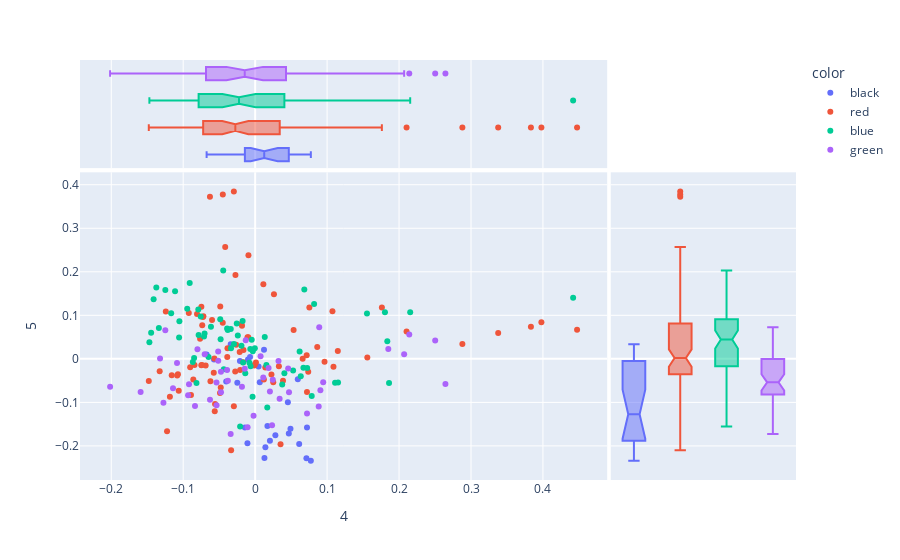

Write notebook code for a chart like this one.
### Code cell
px.scatter(DCM, 4, 5, 
           color=DOC['cover color'], 
           hover_name=DOC.file, 
           marginal_x='box', marginal_y='box', height=1000)

### Figure 1 — Plotly figure (JSON) as saved in the notebook; plotly's stock layout.template omitted (floating-point values rounded to 4 significant figures)
{"data": [{"hovertemplate": "<b>%{hovertext}</b><br><br>color=black<br>4=%{x}<br>5=%{y}<extra></extra>", "hovertext": ["Collins_HungerGames", "Collins_HungerGames", "Collins_HungerGames", "Collins_HungerGames", "Collins_HungerGames", "Collins_HungerGames", "Collins_HungerGames", "Collins_HungerGames", "Collins_HungerGames", "Collins_HungerGames", "Collins_HungerGames", "Collins_HungerGames", "Collins_HungerGames", "Collins_HungerGames", "Collins_HungerGames", "Collins_HungerGames", "Collins_HungerGames", "Collins_HungerGames", "Collins_HungerGames", "Collins_HungerGames", "Collins_HungerGames", "Collins_HungerGames", "Collins_HungerGames", "Collins_HungerGames", "Collins_HungerGames", "Collins_HungerGames"], "legendgroup": "black", "marker": {"color": "#636efa", "symbol": "circle"}, "mode": "markers", "name": "black", "orientation": "v", "showlegend": true, "type": "scatter", "x": [0.006453, -0.02479, -0.009918, 0.05927, -0.03396, 0.004731, -0.02117, -0.04025, -0.06746, 0.01232, 0.07209, 0.02053, 0.02811, 0.04677, 0.01423, 0.07741, 0.07127, 0.04909, 0.01293, -0.01071, -0.01428, 0.01706, 0.0612, 0.04547, -0.05723, -0.007096], "xaxis": "x", "y": [-0.0536, -0.05495, -0.00128, -0.04691, 0.03355, -0.01754, -0.005076, -0.05207, 0.01003, 0.02073, -0.1579, -0.1882, -0.1758, -0.1713, -0.2034, -0.2344, -0.2284, -0.1608, -0.2276, -0.1937, -0.1578, -0.1544, -0.1956, -0.09991, -0.001446, 0.004508], "yaxis": "y"}, {"alignmentgroup": "True", "hovertemplate": "<b>%{hovertext}</b><br><br>color=black<br>4=%{x}<extra></extra>", "hovertext": ["Collins_HungerGames", "Collins_HungerGames", "Collins_HungerGames", "Collins_HungerGames", "Collins_HungerGames", "Collins_HungerGames", "Collins_HungerGames", "Collins_HungerGames", "Collins_HungerGames", "Collins_HungerGames", "Collins_HungerGames", "Collins_HungerGames", "Collins_HungerGames", "Collins_HungerGames", "Collins_HungerGames", "Collins_HungerGames", "Collins_HungerGames", "Collins_HungerGames", "Collins_HungerGames", "Collins_HungerGames", "Collins_HungerGames", "Collins_HungerGames", "Collins_HungerGames", "Collins_HungerGames", "Collins_HungerGames", "Collins_HungerGames"], "legendgroup": "black", "marker": {"color": "#636efa", "symbol": "circle"}, "name": "black", "notched": true, "offsetgroup": "black", "showlegend": false, "type": "box", "x": [0.006453, -0.02479, -0.009918, 0.05927, -0.03396, 0.004731, -0.02117, -0.04025, -0.06746, 0.01232, 0.07209, 0.02053, 0.02811, 0.04677, 0.01423, 0.07741, 0.07127, 0.04909, 0.01293, -0.01071, -0.01428, 0.01706, 0.0612, 0.04547, -0.05723, -0.007096], "xaxis": "x3", "yaxis": "y3"}, {"alignmentgroup": "True", "hovertemplate": "<b>%{hovertext}</b><br><br>color=black<br>5=%{y}<extra></extra>", "hovertext": ["Collins_HungerGames", "Collins_HungerGames", "Collins_HungerGames", "Collins_HungerGames", "Collins_HungerGames", "Collins_HungerGames", "Collins_HungerGames", "Collins_HungerGames", "Collins_HungerGames", "Collins_HungerGames", "Collins_HungerGames", "Collins_HungerGames", "Collins_HungerGames", "Collins_HungerGames", "Collins_HungerGames", "Collins_HungerGames", "Collins_HungerGames", "Collins_HungerGames", "Collins_HungerGames", "Collins_HungerGames", "Collins_HungerGames", "Collins_HungerGames", "Collins_HungerGames", "Collins_HungerGames", "Collins_HungerGames", "Collins_HungerGames"], "legendgroup": "black", "marker": {"color": "#636efa", "symbol": "circle"}, "name": "black", "notched": true, "offsetgroup": "black", "showlegend": false, "type": "box", "xaxis": "x2", "y": [-0.0536, -0.05495, -0.00128, -0.04691, 0.03355, -0.01754, -0.005076, -0.05207, 0.01003, 0.02073, -0.1579, -0.1882, -0.1758, -0.1713, -0.2034, -0.2344, -0.2284, -0.1608, -0.2276, -0.1937, -0.1578, -0.1544, -0.1956, -0.09991, -0.001446, 0.004508], "yaxis": "y2"}, {"hovertemplate": "<b>%{hovertext}</b><br><br>color=red<br>4=%{x}<br>5=%{y}<extra></extra>", "hovertext": ["Collins_CatchingFire", "Collins_CatchingFire", "Collins_CatchingFire", "Collins_CatchingFire", "Collins_CatchingFire", "Collins_CatchingFire", "Collins_CatchingFire", "Collins_CatchingFire", "Collins_CatchingFire", "Collins_CatchingFire", "Collins_CatchingFire", "Collins_CatchingFire", "Collins_CatchingFire", "Collins_CatchingFire", "Collins_CatchingFire", "Collins_CatchingFire", "Collins_CatchingFire", "Collins_CatchingFire", "Collins_CatchingFire", "Collins_CatchingFire", "Collins_CatchingFire", "Collins_CatchingFire", "Collins_CatchingFire", "Collins_CatchingFire", "Collins_CatchingFire", "Collins_CatchingFire", "Collins_CatchingFire", "Roth_Allegiant", "Roth_Allegiant", "Roth_Allegiant", "Roth_Allegiant", "Roth_Allegiant", "Roth_Allegiant", "Roth_Allegiant", "Roth_Allegiant", "Roth_Allegiant", "Roth_Allegiant", "Roth_Allegiant", "Roth_Allegiant", "Roth_Allegiant", "Roth_Allegiant", "Roth_Allegiant", "Roth_Allegiant", "Roth_Allegiant", "Roth_Allegiant", "Roth_Allegiant", "Roth_Allegiant", "Roth_Allegiant", "Roth_Allegiant", "Roth_Allegiant", "Roth_Allegiant", "Roth_Allegiant", "Roth_Allegiant", "Roth_Allegiant", "Roth_Allegiant", "Roth_Allegiant", "Roth_Allegiant", "Roth_Allegiant", "Roth_Allegiant", "Roth_Allegiant", "Roth_Allegiant", "Roth_Allegiant", "Roth_Allegiant", "Roth_Allegiant", "Roth_Allegiant", "Roth_Allegiant", "Roth_Allegiant", "Roth_Allegiant", "Roth_Allegiant", "Roth_Allegiant", "Roth_Allegiant", "Roth_Allegiant", "Roth_Allegiant", "Roth_Allegiant", "Roth_Allegiant", "Roth_Allegiant", "Roth_Allegiant", "Roth_Allegiant", "Roth_Allegiant", "Roth_Allegiant", "Roth_Allegiant", "Roth_Allegiant", "Roth_Allegiant", "Roth_Allegiant"], "legendgroup": "red", "marker": {"color": "#EF553B", "symbol": "circle"}, "mode": "markers", "name": "red", "orientation": "v", "showlegend": true, "type": "scatter", "x": [0.001121, -0.03875, -0.01827, 0.1074, 0.05346, -0.01917, -0.0005284, -0.02087, 0.02516, 0.07202, 0.07378, -0.009597, -0.01622, -0.02642, -0.05991, -0.07474, -0.07259, -0.04504, 0.02613, 0.01141, -0.02737, -0.06281, -0.0296, -0.0416, -0.04493, -0.00932, -0.07653, 0.01215, -0.08918, -0.04882, -0.02147, -0.01665, 0.03301, 0.07162, 0.1149, -0.07478, 0.08632, 0.3378, 0.1559, 0.3833, 0.3979, -0.04851, -0.08426, -0.07354, -0.1242, 0.07534, -0.01064, -0.09222, -0.07191, 0.1761, -0.08078, -0.1159, -0.05572, -0.03339, -0.04781, -0.1083, -0.09031, 0.06604, -0.0277, -0.1327, 0.288, 0.09646, -0.03845, -0.06877, -0.1073, -0.1062, -0.07399, -0.1478, -0.05753, -0.05668, 0.4474, -0.1185, -0.02958, 0.03529, 0.03872, -0.05615, -0.1225, 0.02263, -0.001312, 0.01415, -0.06211, -0.08593, 0.1089, 0.2105], "xaxis": "x", "y": [-0.00813, 0.004346, 0.07594, 0.1096, 0.06658, 0.07995, -0.01376, -0.02588, -0.05369, -0.07635, -0.02959, 0.04985, 0.0203, 0.03259, 0.08905, 0.1199, 0.09594, 0.08267, 0.1482, 0.1715, 0.1929, 0.3727, 0.3846, 0.2567, 0.3778, 0.2382, 0.04607, -0.04754, -0.08308, -0.0786, 0.01561, -0.008007, -0.01722, 0.00845, 0.01798, -0.01445, 0.02742, 0.05929, 0.002989, 0.07399, 0.08405, 0.1201, -0.01431, 0.07693, 0.109, 0.1181, 0.04954, 0.1053, 0.0978, 0.1182, 0.103, -0.03786, -0.1039, -0.2099, -0.06593, -0.03807, -0.01951, 0.0001528, -0.0293, -0.02859, 0.03395, -0.006753, 0.0246, -0.01552, -0.03519, -0.07333, -0.01398, -0.05107, -0.03197, 0.0006285, 0.06677, -0.08702, -0.1089, -0.196, -0.05024, -0.1203, -0.1666, -0.03606, -0.01532, -0.01967, -0.05137, -0.0476, -0.01799, 0.06311], "yaxis": "y"}, {"alignmentgroup": "True", "hovertemplate": "<b>%{hovertext}</b><br><br>color=red<br>4=%{x}<extra></extra>", "hovertext": ["Collins_CatchingFire", "Collins_CatchingFire", "Collins_CatchingFire", "Collins_CatchingFire", "Collins_CatchingFire", "Collins_CatchingFire", "Collins_CatchingFire", "Collins_CatchingFire", "Collins_CatchingFire", "Collins_CatchingFire", "Collins_CatchingFire", "Collins_CatchingFire", "Collins_CatchingFire", "Collins_CatchingFire", "Collins_CatchingFire", "Collins_CatchingFire", "Collins_CatchingFire", "Collins_CatchingFire", "Collins_CatchingFire", "Collins_CatchingFire", "Collins_CatchingFire", "Collins_CatchingFire", "Collins_CatchingFire", "Collins_CatchingFire", "Collins_CatchingFire", "Collins_CatchingFire", "Collins_CatchingFire", "Roth_Allegiant", "Roth_Allegiant", "Roth_Allegiant", "Roth_Allegiant", "Roth_Allegiant", "Roth_Allegiant", "Roth_Allegiant", "Roth_Allegiant", "Roth_Allegiant", "Roth_Allegiant", "Roth_Allegiant", "Roth_Allegiant", "Roth_Allegiant", "Roth_Allegiant", "Roth_Allegiant", "Roth_Allegiant", "Roth_Allegiant", "Roth_Allegiant", "Roth_Allegiant", "Roth_Allegiant", "Roth_Allegiant", "Roth_Allegiant", "Roth_Allegiant", "Roth_Allegiant", "Roth_Allegiant", "Roth_Allegiant", "Roth_Allegiant", "Roth_Allegiant", "Roth_Allegiant", "Roth_Allegiant", "Roth_Allegiant", "Roth_Allegiant", "Roth_Allegiant", "Roth_Allegiant", "Roth_Allegiant", "Roth_Allegiant", "Roth_Allegiant", "Roth_Allegiant", "Roth_Allegiant", "Roth_Allegiant", "Roth_Allegiant", "Roth_Allegiant", "Roth_Allegiant", "Roth_Allegiant", "Roth_Allegiant", "Roth_Allegiant", "Roth_Allegiant", "Roth_Allegiant", "Roth_Allegiant", "Roth_Allegiant", "Roth_Allegiant", "Roth_Allegiant", "Roth_Allegiant", "Roth_Allegiant", "Roth_Allegiant", "Roth_Allegiant", "Roth_Allegiant"], "legendgroup": "red", "marker": {"color": "#EF553B", "symbol": "circle"}, "name": "red", "notched": true, "offsetgroup": "red", "showlegend": false, "type": "box", "x": [0.001121, -0.03875, -0.01827, 0.1074, 0.05346, -0.01917, -0.0005284, -0.02087, 0.02516, 0.07202, 0.07378, -0.009597, -0.01622, -0.02642, -0.05991, -0.07474, -0.07259, -0.04504, 0.02613, 0.01141, -0.02737, -0.06281, -0.0296, -0.0416, -0.04493, -0.00932, -0.07653, 0.01215, -0.08918, -0.04882, -0.02147, -0.01665, 0.03301, 0.07162, 0.1149, -0.07478, 0.08632, 0.3378, 0.1559, 0.3833, 0.3979, -0.04851, -0.08426, -0.07354, -0.1242, 0.07534, -0.01064, -0.09222, -0.07191, 0.1761, -0.08078, -0.1159, -0.05572, -0.03339, -0.04781, -0.1083, -0.09031, 0.06604, -0.0277, -0.1327, 0.288, 0.09646, -0.03845, -0.06877, -0.1073, -0.1062, -0.07399, -0.1478, -0.05753, -0.05668, 0.4474, -0.1185, -0.02958, 0.03529, 0.03872, -0.05615, -0.1225, 0.02263, -0.001312, 0.01415, -0.06211, -0.08593, 0.1089, 0.2105], "xaxis": "x3", "yaxis": "y3"}, {"alignmentgroup": "True", "hovertemplate": "<b>%{hovertext}</b><br><br>color=red<br>5=%{y}<extra></extra>", "hovertext": ["Collins_CatchingFire", "Collins_CatchingFire", "Collins_CatchingFire", "Collins_CatchingFire", "Collins_CatchingFire", "Collins_CatchingFire", "Collins_CatchingFire", "Collins_CatchingFire", "Collins_CatchingFire", "Collins_CatchingFire", "Collins_CatchingFire", "Collins_CatchingFire", "Collins_CatchingFire", "Collins_CatchingFire", "Collins_CatchingFire", "Collins_CatchingFire", "Collins_CatchingFire", "Collins_CatchingFire", "Collins_CatchingFire", "Collins_CatchingFire", "Collins_CatchingFire", "Collins_CatchingFire", "Collins_CatchingFire", "Collins_CatchingFire", "Collins_CatchingFire", "Collins_CatchingFire", "Collins_CatchingFire", "Roth_Allegiant", "Roth_Allegiant", "Roth_Allegiant", "Roth_Allegiant", "Roth_Allegiant", "Roth_Allegiant", "Roth_Allegiant", "Roth_Allegiant", "Roth_Allegiant", "Roth_Allegiant", "Roth_Allegiant", "Roth_Allegiant", "Roth_Allegiant", "Roth_Allegiant", "Roth_Allegiant", "Roth_Allegiant", "Roth_Allegiant", "Roth_Allegiant", "Roth_Allegiant", "Roth_Allegiant", "Roth_Allegiant", "Roth_Allegiant", "Roth_Allegiant", "Roth_Allegiant", "Roth_Allegiant", "Roth_Allegiant", "Roth_Allegiant", "Roth_Allegiant", "Roth_Allegiant", "Roth_Allegiant", "Roth_Allegiant", "Roth_Allegiant", "Roth_Allegiant", "Roth_Allegiant", "Roth_Allegiant", "Roth_Allegiant", "Roth_Allegiant", "Roth_Allegiant", "Roth_Allegiant", "Roth_Allegiant", "Roth_Allegiant", "Roth_Allegiant", "Roth_Allegiant", "Roth_Allegiant", "Roth_Allegiant", "Roth_Allegiant", "Roth_Allegiant", "Roth_Allegiant", "Roth_Allegiant", "Roth_Allegiant", "Roth_Allegiant", "Roth_Allegiant", "Roth_Allegiant", "Roth_Allegiant", "Roth_Allegiant", "Roth_Allegiant", "Roth_Allegiant"], "legendgroup": "red", "marker": {"color": "#EF553B", "symbol": "circle"}, "name": "red", "notched": true, "offsetgroup": "red", "showlegend": false, "type": "box", "xaxis": "x2", "y": [-0.00813, 0.004346, 0.07594, 0.1096, 0.06658, 0.07995, -0.01376, -0.02588, -0.05369, -0.07635, -0.02959, 0.04985, 0.0203, 0.03259, 0.08905, 0.1199, 0.09594, 0.08267, 0.1482, 0.1715, 0.1929, 0.3727, 0.3846, 0.2567, 0.3778, 0.2382, 0.04607, -0.04754, -0.08308, -0.0786, 0.01561, -0.008007, -0.01722, 0.00845, 0.01798, -0.01445, 0.02742, 0.05929, 0.002989, 0.07399, 0.08405, 0.1201, -0.01431, 0.07693, 0.109, 0.1181, 0.04954, 0.1053, 0.0978, 0.1182, 0.103, -0.03786, -0.1039, -0.2099, -0.06593, -0.03807, -0.01951, 0.0001528, -0.0293, -0.02859, 0.03395, -0.006753, 0.0246, -0.01552, -0.03519, -0.07333, -0.01398, -0.05107, -0.03197, 0.0006285, 0.06677, -0.08702, -0.1089, -0.196, -0.05024, -0.1203, -0.1666, -0.03606, -0.01532, -0.01967, -0.05137, -0.0476, -0.01799, 0.06311], "yaxis": "y2"}, {"hovertemplate": "<b>%{hovertext}</b><br><br>color=blue<br>4=%{x}<br>5=%{y}<extra></extra>", "hovertext": ["Collins_Mockingjay", "Collins_Mockingjay", "Collins_Mockingjay", "Collins_Mockingjay", "Collins_Mockingjay", "Collins_Mockingjay", "Collins_Mockingjay", "Collins_Mockingjay", "Collins_Mockingjay", "Collins_Mockingjay", "Collins_Mockingjay", "Collins_Mockingjay", "Collins_Mockingjay", "Collins_Mockingjay", "Collins_Mockingjay", "Collins_Mockingjay", "Collins_Mockingjay", "Collins_Mockingjay", "Collins_Mockingjay", "Collins_Mockingjay", "Collins_Mockingjay", "Collins_Mockingjay", "Collins_Mockingjay", "Collins_Mockingjay", "Collins_Mockingjay", "Collins_Mockingjay", "Collins_Mockingjay", "Roth_Divergent", "Roth_Divergent", "Roth_Divergent", "Roth_Divergent", "Roth_Divergent", "Roth_Divergent", "Roth_Divergent", "Roth_Divergent", "Roth_Divergent", "Roth_Divergent", "Roth_Divergent", "Roth_Divergent", "Roth_Divergent", "Roth_Divergent", "Roth_Divergent", "Roth_Divergent", "Roth_Divergent", "Roth_Divergent", "Roth_Divergent", "Roth_Divergent", "Roth_Divergent", "Roth_Divergent", "Roth_Divergent", "Roth_Divergent", "Roth_Divergent", "Roth_Divergent", "Roth_Divergent", "Roth_Divergent", "Roth_Divergent", "Roth_Divergent", "Roth_Divergent", "Roth_Divergent", "Roth_Divergent", "Roth_Divergent", "Roth_Divergent", "Roth_Divergent", "Roth_Divergent", "Roth_Divergent", "Roth_Divergent"], "legendgroup": "blue", "marker": {"color": "#00cc96", "symbol": "circle"}, "mode": "markers", "name": "blue", "orientation": "v", "showlegend": true, "type": "scatter", "x": [0.01564, -0.02553, -0.01902, -0.006757, -0.02944, 0.01336, 0.06708, -0.03353, -0.006354, -0.0004432, -0.004782, -0.02407, -0.08665, -0.01683, 0.06342, -0.06142, -0.03386, 0.07233, 0.03761, 0.1111, 0.05275, 0.07863, 0.04064, 0.1152, -0.01372, -0.007904, -0.00328, 0.08197, -0.03805, -0.048, -0.04854, -0.01744, 0.2155, -0.04437, -0.03895, -0.07857, -0.1053, 0.4419, 0.1554, -0.07105, -0.06475, -0.1113, -0.1248, 0.1804, -0.1445, -0.07899, -0.147, -0.07565, -0.08484, -0.1374, -0.1057, -0.0703, -0.1167, -0.09439, 0.06832, -0.09095, -0.04354, -0.1338, -0.1411, 0.1837, -0.08155, -0.003566, 0.01685, 0.1861, -0.02087, 0.06183], "xaxis": "x", "y": [-0.01435, 0.08098, 0.03027, 0.02266, 0.03422, 0.05019, -0.02024, 0.0246, -0.01674, 0.02414, 0.04375, 0.05344, -0.007264, -0.008296, -0.03982, 0.07349, 0.06837, -0.02076, -0.0589, -0.05488, -0.02672, -0.08561, -0.03285, -0.05462, -0.03318, -0.008789, 0.01738, 0.126, 0.06643, 0.04522, 0.09092, 0.08703, 0.107, 0.2033, 0.06993, 0.05462, 0.08624, 0.1405, 0.1039, 0.05162, 0.004501, 0.1552, 0.1584, 0.1071, 0.06002, 0.1136, 0.03818, 0.09758, 0.001797, 0.164, 0.04901, 0.05823, 0.1051, 0.1151, 0.1596, 0.1741, -0.02385, 0.07117, 0.137, 0.04036, -0.05535, -0.08712, -0.1119, -0.0556, -0.1553, 0.01711], "yaxis": "y"}, {"alignmentgroup": "True", "hovertemplate": "<b>%{hovertext}</b><br><br>color=blue<br>4=%{x}<extra></extra>", "hovertext": ["Collins_Mockingjay", "Collins_Mockingjay", "Collins_Mockingjay", "Collins_Mockingjay", "Collins_Mockingjay", "Collins_Mockingjay", "Collins_Mockingjay", "Collins_Mockingjay", "Collins_Mockingjay", "Collins_Mockingjay", "Collins_Mockingjay", "Collins_Mockingjay", "Collins_Mockingjay", "Collins_Mockingjay", "Collins_Mockingjay", "Collins_Mockingjay", "Collins_Mockingjay", "Collins_Mockingjay", "Collins_Mockingjay", "Collins_Mockingjay", "Collins_Mockingjay", "Collins_Mockingjay", "Collins_Mockingjay", "Collins_Mockingjay", "Collins_Mockingjay", "Collins_Mockingjay", "Collins_Mockingjay", "Roth_Divergent", "Roth_Divergent", "Roth_Divergent", "Roth_Divergent", "Roth_Divergent", "Roth_Divergent", "Roth_Divergent", "Roth_Divergent", "Roth_Divergent", "Roth_Divergent", "Roth_Divergent", "Roth_Divergent", "Roth_Divergent", "Roth_Divergent", "Roth_Divergent", "Roth_Divergent", "Roth_Divergent", "Roth_Divergent", "Roth_Divergent", "Roth_Divergent", "Roth_Divergent", "Roth_Divergent", "Roth_Divergent", "Roth_Divergent", "Roth_Divergent", "Roth_Divergent", "Roth_Divergent", "Roth_Divergent", "Roth_Divergent", "Roth_Divergent", "Roth_Divergent", "Roth_Divergent", "Roth_Divergent", "Roth_Divergent", "Roth_Divergent", "Roth_Divergent", "Roth_Divergent", "Roth_Divergent", "Roth_Divergent"], "legendgroup": "blue", "marker": {"color": "#00cc96", "symbol": "circle"}, "name": "blue", "notched": true, "offsetgroup": "blue", "showlegend": false, "type": "box", "x": [0.01564, -0.02553, -0.01902, -0.006757, -0.02944, 0.01336, 0.06708, -0.03353, -0.006354, -0.0004432, -0.004782, -0.02407, -0.08665, -0.01683, 0.06342, -0.06142, -0.03386, 0.07233, 0.03761, 0.1111, 0.05275, 0.07863, 0.04064, 0.1152, -0.01372, -0.007904, -0.00328, 0.08197, -0.03805, -0.048, -0.04854, -0.01744, 0.2155, -0.04437, -0.03895, -0.07857, -0.1053, 0.4419, 0.1554, -0.07105, -0.06475, -0.1113, -0.1248, 0.1804, -0.1445, -0.07899, -0.147, -0.07565, -0.08484, -0.1374, -0.1057, -0.0703, -0.1167, -0.09439, 0.06832, -0.09095, -0.04354, -0.1338, -0.1411, 0.1837, -0.08155, -0.003566, 0.01685, 0.1861, -0.02087, 0.06183], "xaxis": "x3", "yaxis": "y3"}, {"alignmentgroup": "True", "hovertemplate": "<b>%{hovertext}</b><br><br>color=blue<br>5=%{y}<extra></extra>", "hovertext": ["Collins_Mockingjay", "Collins_Mockingjay", "Collins_Mockingjay", "Collins_Mockingjay", "Collins_Mockingjay", "Collins_Mockingjay", "Collins_Mockingjay", "Collins_Mockingjay", "Collins_Mockingjay", "Collins_Mockingjay", "Collins_Mockingjay", "Collins_Mockingjay", "Collins_Mockingjay", "Collins_Mockingjay", "Collins_Mockingjay", "Collins_Mockingjay", "Collins_Mockingjay", "Collins_Mockingjay", "Collins_Mockingjay", "Collins_Mockingjay", "Collins_Mockingjay", "Collins_Mockingjay", "Collins_Mockingjay", "Collins_Mockingjay", "Collins_Mockingjay", "Collins_Mockingjay", "Collins_Mockingjay", "Roth_Divergent", "Roth_Divergent", "Roth_Divergent", "Roth_Divergent", "Roth_Divergent", "Roth_Divergent", "Roth_Divergent", "Roth_Divergent", "Roth_Divergent", "Roth_Divergent", "Roth_Divergent", "Roth_Divergent", "Roth_Divergent", "Roth_Divergent", "Roth_Divergent", "Roth_Divergent", "Roth_Divergent", "Roth_Divergent", "Roth_Divergent", "Roth_Divergent", "Roth_Divergent", "Roth_Divergent", "Roth_Divergent", "Roth_Divergent", "Roth_Divergent", "Roth_Divergent", "Roth_Divergent", "Roth_Divergent", "Roth_Divergent", "Roth_Divergent", "Roth_Divergent", "Roth_Divergent", "Roth_Divergent", "Roth_Divergent", "Roth_Divergent", "Roth_Divergent", "Roth_Divergent", "Roth_Divergent", "Roth_Divergent"], "legendgroup": "blue", "marker": {"color": "#00cc96", "symbol": "circle"}, "name": "blue", "notched": true, "offsetgroup": "blue", "showlegend": false, "type": "box", "xaxis": "x2", "y": [-0.01435, 0.08098, 0.03027, 0.02266, 0.03422, 0.05019, -0.02024, 0.0246, -0.01674, 0.02414, 0.04375, 0.05344, -0.007264, -0.008296, -0.03982, 0.07349, 0.06837, -0.02076, -0.0589, -0.05488, -0.02672, -0.08561, -0.03285, -0.05462, -0.03318, -0.008789, 0.01738, 0.126, 0.06643, 0.04522, 0.09092, 0.08703, 0.107, 0.2033, 0.06993, 0.05462, 0.08624, 0.1405, 0.1039, 0.05162, 0.004501, 0.1552, 0.1584, 0.1071, 0.06002, 0.1136, 0.03818, 0.09758, 0.001797, 0.164, 0.04901, 0.05823, 0.1051, 0.1151, 0.1596, 0.1741, -0.02385, 0.07117, 0.137, 0.04036, -0.05535, -0.08712, -0.1119, -0.0556, -0.1553, 0.01711], "yaxis": "y2"}, {"hovertemplate": "<b>%{hovertext}</b><br><br>color=green<br>4=%{x}<br>5=%{y}<extra></extra>", "hovertext": ["Roth_Insurgent", "Roth_Insurgent", "Roth_Insurgent", "Roth_Insurgent", "Roth_Insurgent", "Roth_Insurgent", "Roth_Insurgent", "Roth_Insurgent", "Roth_Insurgent", "Roth_Insurgent", "Roth_Insurgent", "Roth_Insurgent", "Roth_Insurgent", "Roth_Insurgent", "Roth_Insurgent", "Roth_Insurgent", "Roth_Insurgent", "Roth_Insurgent", "Roth_Insurgent", "Roth_Insurgent", "Roth_Insurgent", "Roth_Insurgent", "Roth_Insurgent", "Roth_Insurgent", "Roth_Insurgent", "Roth_Insurgent", "Roth_Insurgent", "Roth_Insurgent", "Roth_Insurgent", "Roth_Insurgent", "Roth_Insurgent", "Roth_Insurgent", "Roth_Insurgent", "Roth_Insurgent", "Roth_Insurgent", "Roth_Insurgent", "Roth_Insurgent", "Roth_Insurgent", "Roth_Insurgent", "Roth_Insurgent", "Roth_Insurgent", "Roth_Insurgent", "Roth_Insurgent", "Roth_Insurgent", "Roth_Insurgent", "Roth_Insurgent", "Roth_Insurgent"], "legendgroup": "green", "marker": {"color": "#ab63fa", "symbol": "circle"}, "mode": "markers", "name": "green", "orientation": "v", "showlegend": true, "type": "scatter", "x": [0.1851, 0.00755, -0.04755, -0.1249, -0.08018, -0.039, 0.09069, 0.2502, -0.01448, 0.01865, -0.09318, -0.2016, -0.05371, -0.0131, -0.01051, 0.02351, -0.1141, -0.0701, -0.06275, -0.05135, 0.08833, -0.04748, -0.01834, 0.02053, 0.08906, 0.04588, -0.1322, 0.01125, -0.09189, -0.0513, -0.1592, -0.05361, -0.08359, -0.1086, -0.1275, 0.03402, 0.03246, 0.02452, 0.2142, 0.2071, 0.2645, 0.09458, 0.07209, -0.03791, -0.03404, -0.002209, 0.04706], "xaxis": "x", "y": [0.0226, 0.006252, -0.0296, 0.06544, 0.02233, -0.02542, -0.07194, 0.0423, -0.02252, -0.02086, -0.08355, -0.06426, -0.05422, 0.04248, -0.1571, -0.1526, -0.06771, 0.01073, -0.09386, 0.01676, -0.1094, -0.07658, -0.06391, -0.07528, 0.07262, -0.02197, 0.0008954, -0.04281, -0.05822, -0.004616, -0.07639, -0.1064, -0.1084, -0.009664, -0.1011, -0.09155, -0.00482, -0.04791, 0.05602, 0.01052, -0.05766, -0.05402, -0.1255, -0.05054, -0.1726, -0.1308, -0.07694], "yaxis": "y"}, {"alignmentgroup": "True", "hovertemplate": "<b>%{hovertext}</b><br><br>color=green<br>4=%{x}<extra></extra>", "hovertext": ["Roth_Insurgent", "Roth_Insurgent", "Roth_Insurgent", "Roth_Insurgent", "Roth_Insurgent", "Roth_Insurgent", "Roth_Insurgent", "Roth_Insurgent", "Roth_Insurgent", "Roth_Insurgent", "Roth_Insurgent", "Roth_Insurgent", "Roth_Insurgent", "Roth_Insurgent", "Roth_Insurgent", "Roth_Insurgent", "Roth_Insurgent", "Roth_Insurgent", "Roth_Insurgent", "Roth_Insurgent", "Roth_Insurgent", "Roth_Insurgent", "Roth_Insurgent", "Roth_Insurgent", "Roth_Insurgent", "Roth_Insurgent", "Roth_Insurgent", "Roth_Insurgent", "Roth_Insurgent", "Roth_Insurgent", "Roth_Insurgent", "Roth_Insurgent", "Roth_Insurgent", "Roth_Insurgent", "Roth_Insurgent", "Roth_Insurgent", "Roth_Insurgent", "Roth_Insurgent", "Roth_Insurgent", "Roth_Insurgent", "Roth_Insurgent", "Roth_Insurgent", "Roth_Insurgent", "Roth_Insurgent", "Roth_Insurgent", "Roth_Insurgent", "Roth_Insurgent"], "legendgroup": "green", "marker": {"color": "#ab63fa", "symbol": "circle"}, "name": "green", "notched": true, "offsetgroup": "green", "showlegend": false, "type": "box", "x": [0.1851, 0.00755, -0.04755, -0.1249, -0.08018, -0.039, 0.09069, 0.2502, -0.01448, 0.01865, -0.09318, -0.2016, -0.05371, -0.0131, -0.01051, 0.02351, -0.1141, -0.0701, -0.06275, -0.05135, 0.08833, -0.04748, -0.01834, 0.02053, 0.08906, 0.04588, -0.1322, 0.01125, -0.09189, -0.0513, -0.1592, -0.05361, -0.08359, -0.1086, -0.1275, 0.03402, 0.03246, 0.02452, 0.2142, 0.2071, 0.2645, 0.09458, 0.07209, -0.03791, -0.03404, -0.002209, 0.04706], "xaxis": "x3", "yaxis": "y3"}, {"alignmentgroup": "True", "hovertemplate": "<b>%{hovertext}</b><br><br>color=green<br>5=%{y}<extra></extra>", "hovertext": ["Roth_Insurgent", "Roth_Insurgent", "Roth_Insurgent", "Roth_Insurgent", "Roth_Insurgent", "Roth_Insurgent", "Roth_Insurgent", "Roth_Insurgent", "Roth_Insurgent", "Roth_Insurgent", "Roth_Insurgent", "Roth_Insurgent", "Roth_Insurgent", "Roth_Insurgent", "Roth_Insurgent", "Roth_Insurgent", "Roth_Insurgent", "Roth_Insurgent", "Roth_Insurgent", "Roth_Insurgent", "Roth_Insurgent", "Roth_Insurgent", "Roth_Insurgent", "Roth_Insurgent", "Roth_Insurgent", "Roth_Insurgent", "Roth_Insurgent", "Roth_Insurgent", "Roth_Insurgent", "Roth_Insurgent", "Roth_Insurgent", "Roth_Insurgent", "Roth_Insurgent", "Roth_Insurgent", "Roth_Insurgent", "Roth_Insurgent", "Roth_Insurgent", "Roth_Insurgent", "Roth_Insurgent", "Roth_Insurgent", "Roth_Insurgent", "Roth_Insurgent", "Roth_Insurgent", "Roth_Insurgent", "Roth_Insurgent", "Roth_Insurgent", "Roth_Insurgent"], "legendgroup": "green", "marker": {"color": "#ab63fa", "symbol": "circle"}, "name": "green", "notched": true, "offsetgroup": "green", "showlegend": false, "type": "box", "xaxis": "x2", "y": [0.0226, 0.006252, -0.0296, 0.06544, 0.02233, -0.02542, -0.07194, 0.0423, -0.02252, -0.02086, -0.08355, -0.06426, -0.05422, 0.04248, -0.1571, -0.1526, -0.06771, 0.01073, -0.09386, 0.01676, -0.1094, -0.07658, -0.06391, -0.07528, 0.07262, -0.02197, 0.0008954, -0.04281, -0.05822, -0.004616, -0.07639, -0.1064, -0.1084, -0.009664, -0.1011, -0.09155, -0.00482, -0.04791, 0.05602, 0.01052, -0.05766, -0.05402, -0.1255, -0.05054, -0.1726, -0.1308, -0.07694], "yaxis": "y2"}], "layout": {"autosize": true, "legend": {"title": {"text": "color"}, "tracegroupgap": 0}, "margin": {"t": 60}, "xaxis": {"anchor": "y", "autorange": true, "domain": [0, 0.7363], "range": [-0.2422, 0.4881], "title": {"text": "4"}, "type": "linear"}, "xaxis2": {"anchor": "y2", "autorange": true, "domain": [0.7413, 1], "matches": "x2", "range": [-0.5, 3.5], "showgrid": false, "showline": false, "showticklabels": false, "ticks": "", "type": "category"}, "xaxis3": {"anchor": "y3", "autorange": true, "domain": [0, 0.7363], "matches": "x", "range": [-0.2422, 0.4881], "showgrid": true, "showticklabels": false, "type": "linear"}, "xaxis4": {"anchor": "y4", "domain": [0.7413, 1], "matches": "x2", "showgrid": false, "showline": false, "showticklabels": false, "ticks": ""}, "yaxis": {"anchor": "x", "autorange": true, "domain": [0, 0.7326], "range": [-0.2734, 0.4236], "title": {"text": "5"}, "type": "linear"}, "yaxis2": {"anchor": "x2", "autorange": true, "domain": [0, 0.7326], "matches": "y", "range": [-0.2734, 0.4236], "showgrid": true, "showticklabels": false, "type": "linear"}, "yaxis3": {"anchor": "x3", "autorange": true, "domain": [0.7426, 1], "matches": "y3", "range": [-0.5, 3.5], "showgrid": false, "showline": false, "showticklabels": false, "ticks": "", "type": "category"}, "yaxis4": {"anchor": "x4", "domain": [0.7426, 1], "matches": "y3", "showgrid": true, "showline": false, "showticklabels": false, "ticks": ""}}}
